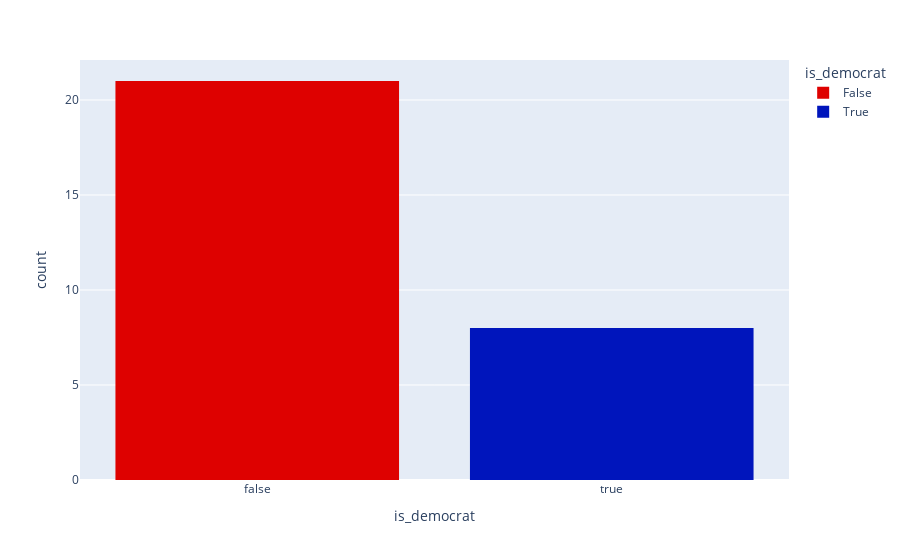

Notebook code for this chart:
### Code cell
#Distribution of Governor Party Affiliation (One per state)



unique_df = new_df.drop_duplicates(subset = 'state')
print(unique_df["is_democrat"].value_counts())

# Here we use a column with categorical data
fig = px.histogram(unique_df, x="is_democrat", color="is_democrat", color_discrete_sequence=['#DE0100', '#0015BC'])
fig.show()

# sb.catplot(y = "is_democrat", data = unique_df, kind = "count")

### Figure 1 — Plotly figure (JSON) as saved in the notebook; plotly's stock layout.template omitted (floating-point values rounded to 4 significant figures)
{"data": [{"alignmentgroup": "True", "bingroup": "x", "hovertemplate": "is_democrat=%{x}<br>count=%{y}<extra></extra>", "legendgroup": "False", "marker": {"color": "#DE0100"}, "name": "False", "offsetgroup": "False", "orientation": "v", "showlegend": true, "type": "histogram", "x": [false, false, false, false, false, false, false, false, false, false, false, false, false, false, false, false, false, false, false, false, false], "xaxis": "x", "yaxis": "y"}, {"alignmentgroup": "True", "bingroup": "x", "hovertemplate": "is_democrat=%{x}<br>count=%{y}<extra></extra>", "legendgroup": "True", "marker": {"color": "#0015BC"}, "name": "True", "offsetgroup": "True", "orientation": "v", "showlegend": true, "type": "histogram", "x": [true, true, true, true, true, true, true, true], "xaxis": "x", "yaxis": "y"}], "layout": {"barmode": "relative", "legend": {"title": {"text": "is_democrat"}, "tracegroupgap": 0}, "margin": {"t": 60}, "xaxis": {"anchor": "y", "categoryarray": [false, true], "categoryorder": "array", "domain": [0, 1], "title": {"text": "is_democrat"}}, "yaxis": {"anchor": "x", "domain": [0, 1], "title": {"text": "count"}}}}
